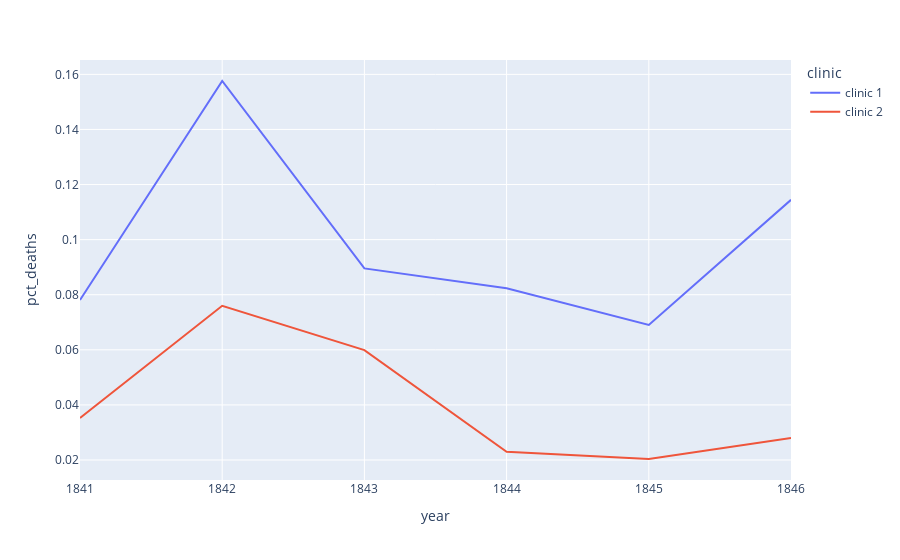

The cell this chart's notebook holds for it:
### Code cell
line = px.line(df_yearly, x='year', y='pct_deaths', color='clinic')

line.show()

### Figure 1 — Plotly figure (JSON) as saved in the notebook; plotly's stock layout.template omitted (floating-point values rounded to 4 significant figures)
{"data": [{"hovertemplate": "clinic=clinic 1<br>year=%{x}<br>pct_deaths=%{y}<extra></extra>", "legendgroup": "clinic 1", "line": {"color": "#636efa", "dash": "solid"}, "marker": {"symbol": "circle"}, "mode": "lines", "name": "clinic 1", "orientation": "v", "showlegend": true, "type": "scatter", "x": [1841, 1842, 1843, 1844, 1845, 1846], "xaxis": "x", "y": [0.07806, 0.1576, 0.08954, 0.08236, 0.06901, 0.1145], "yaxis": "y"}, {"hovertemplate": "clinic=clinic 2<br>year=%{x}<br>pct_deaths=%{y}<extra></extra>", "legendgroup": "clinic 2", "line": {"color": "#EF553B", "dash": "solid"}, "marker": {"symbol": "circle"}, "mode": "lines", "name": "clinic 2", "orientation": "v", "showlegend": true, "type": "scatter", "x": [1841, 1842, 1843, 1844, 1845, 1846], "xaxis": "x", "y": [0.03522, 0.07597, 0.05988, 0.023, 0.02036, 0.02797], "yaxis": "y"}], "layout": {"legend": {"title": {"text": "clinic"}, "tracegroupgap": 0}, "margin": {"t": 60}, "xaxis": {"anchor": "y", "domain": [0, 1], "title": {"text": "year"}}, "yaxis": {"anchor": "x", "domain": [0, 1], "title": {"text": "pct_deaths"}}}}
